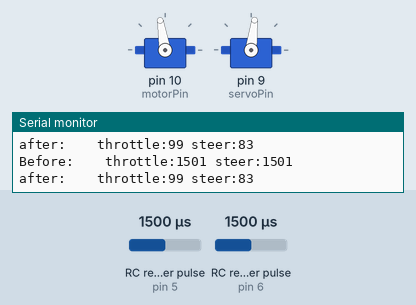
A sketch run on a simulated Arduino Uno, built with avr-gcc and run on an emulated ATmega328P. Parts: 2 × servo, the last lines printed to the serial monitor. Wiring (inferred from the names in the program): 2 × RC receiver channel: data pin 5 / data pin 6. The test bench sets the inputs (shaded band); at power-on: RC receiver pulse (sensors on pin 5, pin 6) 1500 µs.

Above: at 1.2 s.
1.3 s: RC receiver pulse (sensor on pin 5) set to 1020 µs
At 2.4 s:
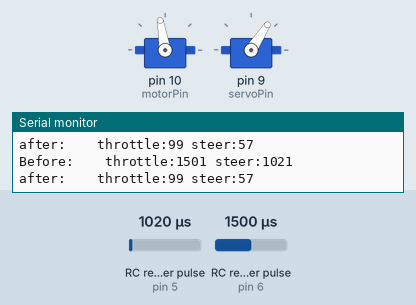
2.9 s: RC receiver pulse (sensor on pin 6) set to 1457 µs
At 3.8 s:
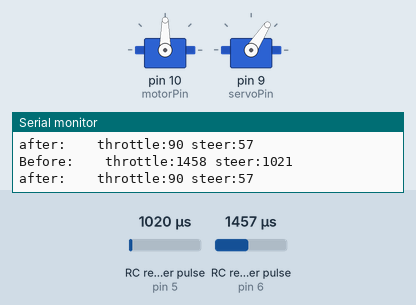
4.4 s: RC receiver pulse (sensor on pin 6) set to 1430 µs
At 5.2 s:
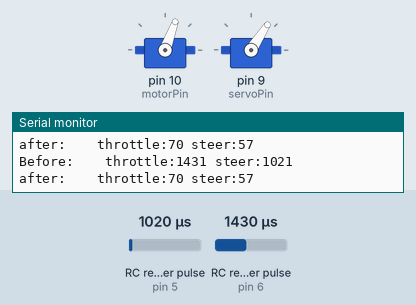
6.0 s: RC receiver pulse (sensor on pin 5) set to 1250 µs
At 6.7 s:
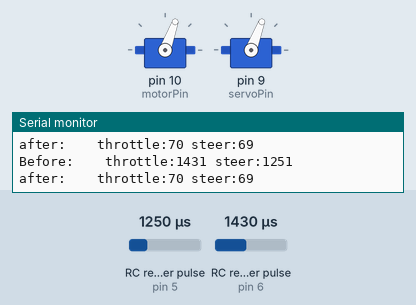
7.5 s: RC receiver pulse (sensor on pin 5) set to 1500 µs
At 8.1 s:
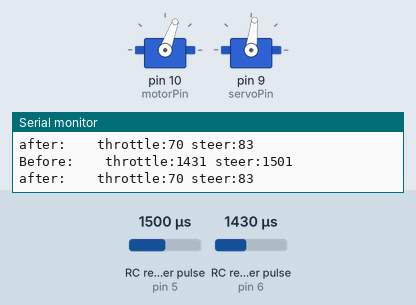
9.1 s: RC receiver pulse (sensor on pin 5) set to 1980 µs
At 9.5 s:
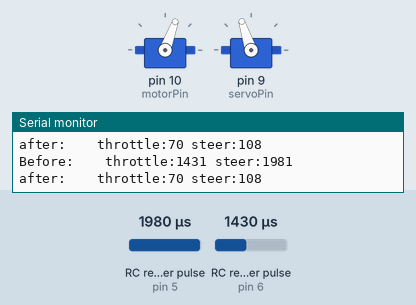
Timing chart, 0 to 11.6 s (numbered marks = the images above; inputs shaded):
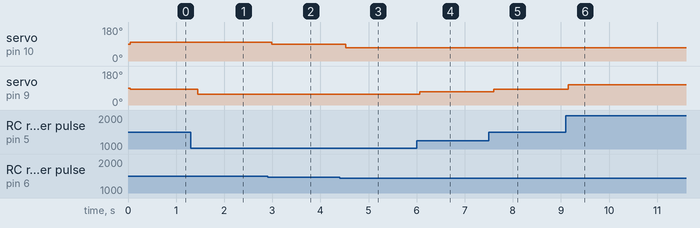

Measured:
- the behaviour switches between 1440 and 1439 µs on RC receiver pulse (sensor on pin 6) (found by bisection; images 2 and 3)
- after the input at 1.3 s, servo on pin 9 (servoPin): 83° → 57° after 0.15 s
- after the input at 2.9 s, servo on pin 10 (motorPin): 99° → 90° after 0.09 s
- after the input at 4.4 s, servo on pin 10 (motorPin): 90° → 70° after 0.13 s
- after the input at 6.0 s, servo on pin 9 (servoPin): 57° → 69° after 0.07 s
- after the input at 7.5 s, servo on pin 9 (servoPin): 69° → 83° after 0.11 s
- after the input at 9.1 s, servo on pin 9 (servoPin): 83° → 108° after 0.05 s

The sketch:

raw_test.ino
```cpp
#include <Servo.h>

Servo esc,steering;
int throttlePin = 6;
int steerPin = 5;
int motorPin = 10;
int servoPin = 9;
int throttle;
int steer;

int delta = 100;
long threshold;

void setup() {
  // put your setup code here, to run once:
  Serial.begin(9600);
  esc.attach(motorPin);
  steering.attach(servoPin);
  pinMode(throttlePin, INPUT);
  pinMode(steerPin, INPUT);
  Serial.println("ready");
  threshold = millis();
}

void loop() {
  // put your main code here, to run repeatedly:
  if(millis()>threshold){
    throttle = pulseIn(throttlePin, HIGH);
    steer = pulseIn(steerPin, HIGH);
    Serial.print("Before:    ");
    Serial.print("throttle:");
    Serial.print(throttle);
    Serial.print(" steer:");
    Serial.println(steer);
    throttle = get_throttle(throttle);
    steer = get_steer(steer);
    Serial.print("after:    ");
    Serial.print("throttle:");
    Serial.print(throttle);
    Serial.print(" steer:");
    Serial.println(steer);
    esc.write(throttle);
    steering.write(steer);
    threshold = millis() + delta;
  }


}

int get_throttle(int t){
  if((t<1490 && t>1440) || t ==0){
    return 90;
  }else{
    if(t> 1490){
      return 99;
    }else{
      return 70;
    }
  }
}

int get_steer(int s){
  //s<1490 && s>1450)
  //83 是中间
  //55 最左
  //111 最右
  if((s<1496 && s>1440)|| s==0){
    return 83;
  }else{
    return map(s,970,2021,55,111);
  }
}
```
